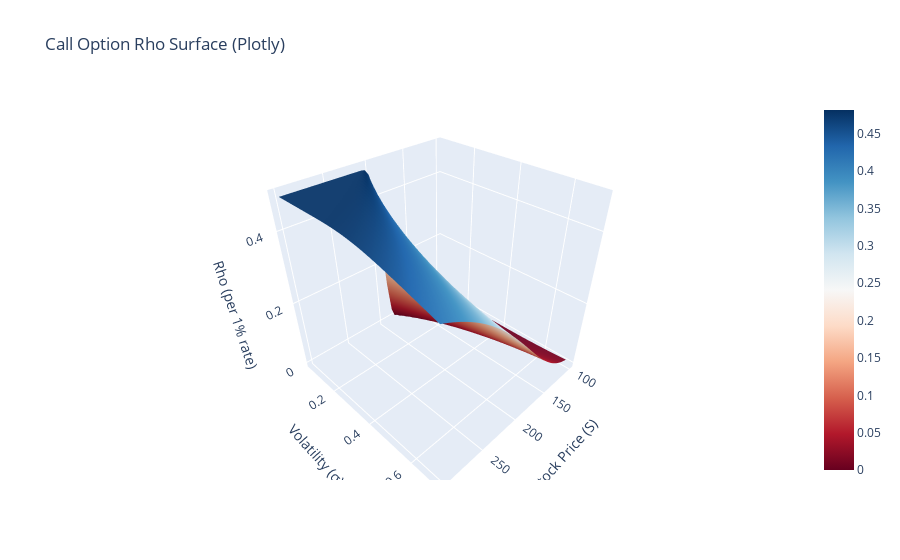

The cell this chart's notebook holds for it:
### Code cell
# Rho surface - Plotly
fig = go.Figure(data=[go.Surface(
    z=rho_grid,
    x=S_grid,
    y=sigma_grid,
    colorscale='RdBu'
)])

fig.update_layout(
    title="Call Option Rho Surface (Plotly)",
    scene=dict(
        xaxis_title="Stock Price (S)",
        yaxis_title="Volatility (σ)",
        zaxis_title="Rho (per 1% rate)"
    )
)
fig.show()

### Figure 1 — Plotly figure (JSON) as saved in the notebook; plotly's stock layout.template omitted (floating-point values rounded to 4 significant figures; data arrays with more than 128 entries replaced by an {"elided": "..."} marker saying what was removed)
{"data": [{"colorscale": [[0, "rgb(103,0,31)"], [0.1, "rgb(178,24,43)"], [0.2, "rgb(214,96,77)"], [0.3, "rgb(244,165,130)"], [0.4, "rgb(253,219,199)"], [0.5, "rgb(247,247,247)"], [0.6, "rgb(209,229,240)"], [0.7, "rgb(146,197,222)"], [0.8, "rgb(67,147,195)"], [0.9, "rgb(33,102,172)"], [1, "rgb(5,48,97)"]], "type": "surface", "x": {"elided": "50x50 float values"}, "y": {"elided": "50x50 float values"}, "z": {"elided": "50x50 float values"}}], "layout": {"scene": {"xaxis": {"title": {"text": "Stock Price (S)"}}, "yaxis": {"title": {"text": "Volatility (σ)"}}, "zaxis": {"title": {"text": "Rho (per 1% rate)"}}}, "title": {"text": "Call Option Rho Surface (Plotly)"}}}
